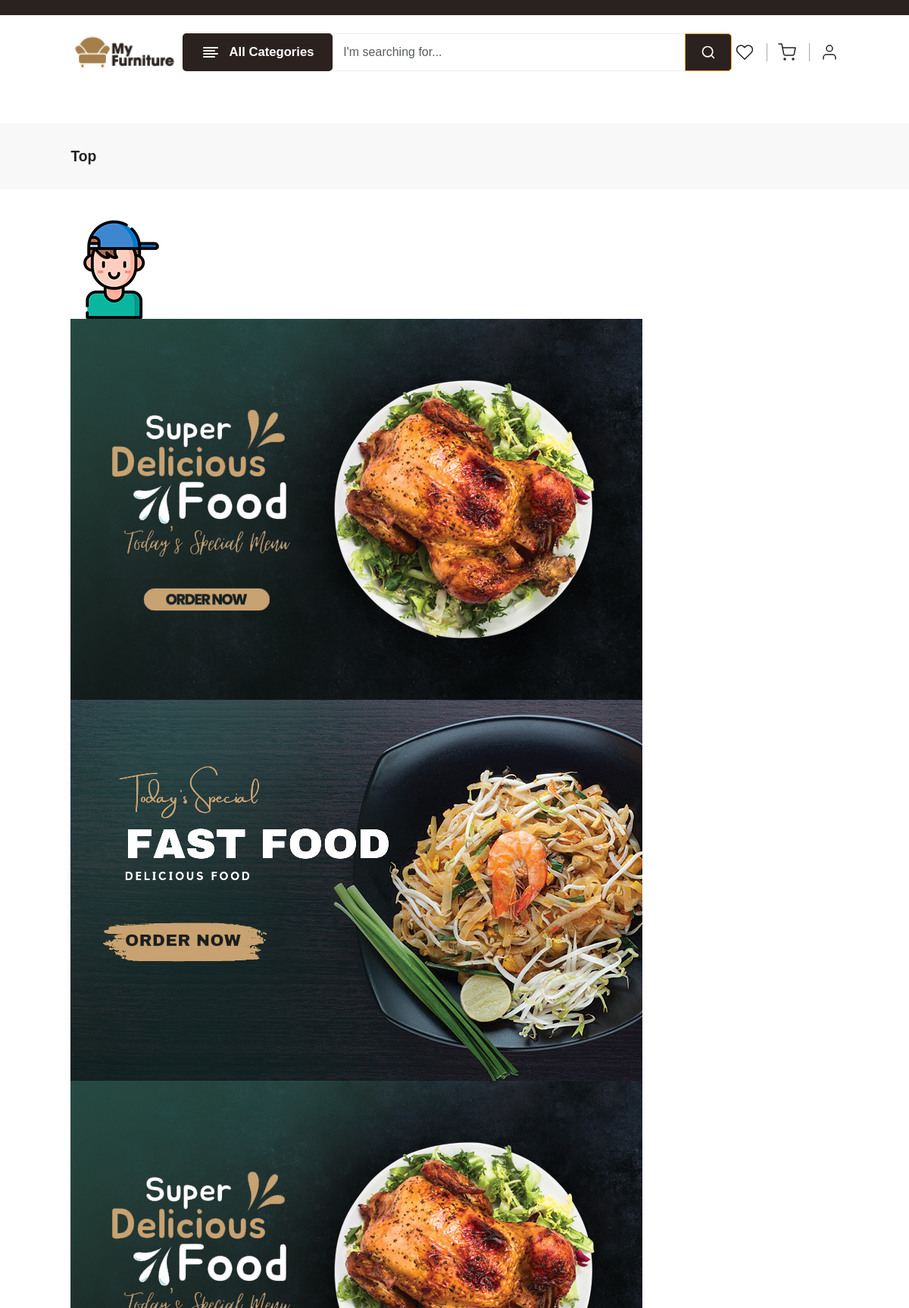
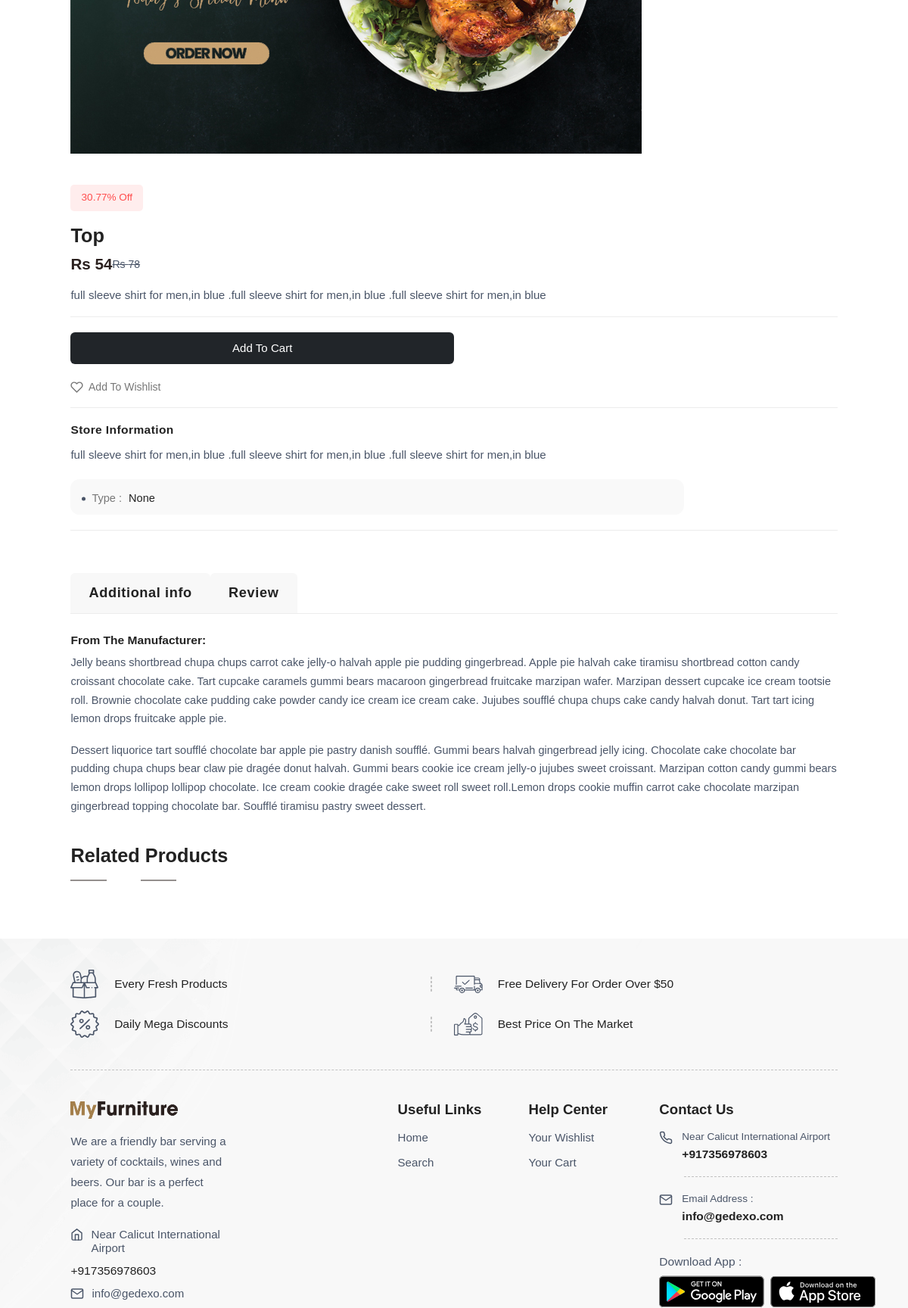
Page /product/1 (upper part) on the committed database (2 pictures, top to bottom).
### user/models.py (models this page shows)
class Product(models.Model):
    product = models.CharField(max_length = 150)
    image = VersatileImageField(upload_to="products/", null=True)
    category = models.ForeignKey(Category, on_delete=models.CASCADE,null=True, blank=True)
    subcategory = models.ForeignKey(SubCategory, on_delete=models.CASCADE,null=True, blank=True)
    price = models.IntegerField()
    offer_price = models.IntegerField(null=True, blank=True)
    quantity = models.IntegerField(default = 0)
    description = models.CharField(max_length = 250)
    is_top_save_today= models.BooleanField(default = False,null=True, blank=True)
    is_best_seller = models.BooleanField(default = False,null=True, blank=True)
    sub_image1 = VersatileImageField(upload_to="products/", null=True, blank=True)
    sub_image2 = VersatileImageField(upload_to="products/", null=True, blank=True)
    sub_image3 = VersatileImageField(upload_to="products/", null=True, blank=True)
    def __str__(self):
        return self.product

### user/views.py (the view)
# urls.py: path("product/<int:id>", views.product, name="product"),
def product(request, id):
    products = Product.objects.get(id=id)
    sub = products.subcategory
    if products.offer_price:
        percentage=((products.price-products.offer_price)/products.price)*100
    else:
        percentage=None
    if Rating.objects.filter(product__product=products):
        stars_obj=Rating.objects.get(product__product=products)
        stars=int(stars_obj.rating)
        nostar=5-stars
        print("nostar",nostar)
        print("type of nostar",type(nostar))
        context = {
            "products": products,
            "subcategory": sub,
            "percentage":percentage,
            "stars":stars,
            "nostar":nostar
            }
    else:
        context = {
            "products": products,
            "subcategory": sub,
            "percentage":percentage
            }
    return render(request, "web/product-slider.html", context)

### user/context_processors.py (called while the page is built, shortened)
def main_context(request):
    headerflash = HeaderFlash.objects.last()
    categories = Category.objects.all()
    subcategories = SubCategory.objects.all()
    products = Product.objects.all()
    user = request.user
    print(user)
    if request.user.is_anonymous:
        return {
            "headerflash": headerflash,
            "categories": categories,
            "subcategories": subcategories,
            "products": products,
            "status":0
            }

### user/models.py (called while the page is built)
    def get_absolute_url(self):
        return reverse_lazy("user:shop", kwargs={"id": self.id})

    def get_subcategories(self):
        return SubCategory.objects.filter(category=self)

### templates/web/product-slider.html (shortened to what this page needs)
{% extends 'web/partials/base.html' %}
{% load static %}
{% block content %}
{% load myfilter %}
    <section class="breadscrumb-section pt-0">
        <div class="container-fluid-lg">
            <div class="row">
                <div class="col-12">
                    <div class="breadscrumb-contain">
                        <h2>{{products.product}}</h2>
                    </div>
                </div>
            </div>
        </div>
    </section>
    <section class="wow fadeInUp">
        <div class="container-fluid-lg">
            <div class="row">
                <div class="col-12">
                    <div class="slider-3-product product-wrapper">
                        {% if products.sub_image1 %}
                        <div>
                            <div class="product-slider-image">
                                <img src="{{products.sub_image1.url}}"
                                    alt="{{products.get_subimages.product}}" class="img-fluid blur-up lazyload">
                            </div>
                        </div>
                        {% endif %}
                        {% if products.sub_image2 %}
                        <div>
                            <div class="product-slider-image">
                                <img src="{{products.sub_image2.url}}"
                                    alt="{{products.get_subimages.product}}" class="img-fluid blur-up lazyload">
                            </div>
                        </div>
                        {% endif %}
                        {% if products.sub_image3 %}
                        <div>
                            <div class="product-slider-image">
                                <img src="{{products.sub_image3.url}}"
                                    alt="{{products.get_subimages.product}}" class="img-fluid blur-up lazyload">
                            </div>
                        </div>
                        <div>
                            <div class="product-slider-image">
                                <img src="{{products.image.url}}"
                                    alt="{{products.product}}" class="img-fluid blur-up lazyload">
                            </div>
                        </div>
                        {% endif %}
                </div>
            </div>
        </div>
    </section>
    <section class="product-section">
        <div class="container-fluid-lg">
            <div class="row">
                <div class="col-xxl-12 col-xl-12 col-lg-12 wow fadeInUp">
                    <div class="row g-4">
                        <div class="col-12 wow fadeInUp">
                            <div class="right-box-contain">
                                {% if percentage %}
                                <h6 class="offer-top">{{percentage|floatformat:2}}% Off</h6>
                                {% endif %}
                                <h2 class="name">{{products.product}}</h2>
                                <div class="price-rating">
                                    {% if products.offer_price %}
                                    <h3 class="theme-color price">Rs {{products.offer_price}}</h3>
                                        <del class="text-content">Rs {{products.price}}</del>
                                        {% else %}
                                        <h3 class="theme-color price">Rs {{products.price}}</h3>
                                    {% endif %}
                                </div>
                                <div class="procuct-contain">
                                    <p>{{products.description}}
                                    </p>
                                </div>
                                <div class="note-box product-packege">
                                    <a href = {% url 'user:addtocart' products.id %}
                                        class="btn btn-md bg-dark cart-button text-white w-50">Add To Cart</a>
                                </div>
                                <div class="buy-box">
                                    <a href="{% url 'user:addtowishlist' products.id %}">
                                        <i data-feather="heart"></i>
                                        <span>Add To Wishlist</span>
                                    </a>
                                </div>
                                <div class="pickup-box">
                                    <div class="product-title">
                                        <h4>Store Information</h4>
                                    </div>
                                    <div class="pickup-detail">
                                        <h4 class="text-content">{{products.description}}</h4>
                                    </div>
                                    <div class="product-info">
                                        <ul class="product-info-list product-info-list-3">
                                            <li>Type : <a href="javascript:void(0)">{{products.subcategory}}</a></li>
                                        </ul>
                                    </div>
                                </div>
                            </div>
                        </div>
                        <div class="col-12 wow fadeInUp">
                            <div class="product-section-box">
                                <ul class="nav nav-tabs custom-nav" id="myTab" role="tablist">
                                    <li class="nav-item" role="presentation">
                                        <button class="nav-link" id="info-tab" data-bs-toggle="tab"
                                            data-bs-target="#info" type="button" role="tab" aria-controls="info"
                                            aria-selected="false">Additional info</button>
                                    </li>
                                    <li class="nav-item" role="presentation">
                                        <button class="nav-link" id="review-tab" data-bs-toggle="tab"
                                            data-bs-target="#review" type="button" role="tab" aria-controls="review"
                                            aria-selected="false">Review</button>
                                    </li>
                                </ul>
                                <div class="tab-content custom-tab" id="myTabContent">
                                    <div class="tab-pane fade show active" id="description" role="tabpanel"
                                        aria-labelledby="description-tab">
                                        <div class="product-description">
                                            <div class="nav-desh">
                                                <div class="desh-title">
                                                    <h5>From The Manufacturer:</h5>
                                                </div>
                                                <p>Jelly beans shortbread chupa chups carrot cake jelly-o halvah apple
                                                    pie pudding gingerbread. Apple pie halvah cake tiramisu shortbread
                                                    cotton candy croissant chocolate cake. Tart cupcake caramels gummi
                                                    bears macaroon gingerbread fruitcake marzipan wafer. Marzipan
                                                    dessert cupcake ice cream tootsie roll. Brownie chocolate cake
                                                    pudding cake powder candy ice cream ice cream cake. Jujubes soufflé
                                                    chupa chups cake candy halvah donut. Tart tart icing lemon drops
                                                    fruitcake apple pie.</p>
                                                <p>Dessert liquorice tart soufflé chocolate bar apple pie pastry danish
                                                    soufflé. Gummi bears halvah gingerbread jelly icing. Chocolate cake
                                                    chocolate bar pudding chupa chups bear claw pie dragée donut halvah.
                                                    Gummi bears cookie ice cream jelly-o jujubes sweet croissant.
                                                    Marzipan cotton candy gummi bears lemon drops lollipop lollipop
                                                    chocolate. Ice cream cookie dragée cake sweet roll sweet roll.Lemon
                                                    drops cookie muffin carrot cake chocolate marzipan gingerbread
                                                    topping chocolate bar. Soufflé tiramisu pastry sweet dessert.</p>
                                            </div>
                                        </div>
                                    </div>
                                </div>
                            </div>
                        </div>
                    </div>
                </div>
            </div>
        </div>
    </section>
    <section class="product-list-section section-b-space">
        <div class="container-fluid-lg col-lg-12">
            <div class="title">
                <h2>Related Products</h2>
                <span class="title-leaf">
                    <svg class="icon-width">
                        <use xlink:href="https://themes.pixelstrap.com/fastkart/assets/svg/leaf.svg#leaf"></use>
                    </svg>
                </span>
            </div>
        </div>
    </section>
</body>
</html>
{% endblock %}

### rows in the picture
Product: product "Top", sub_image1 (picture), sub_image2 (picture), sub_image3 (picture), image (picture), offer_price "54", price "78", description "full sleeve shirt for men,in blue .full sleeve shirt for men,in blue .full sleeve shirt for men,in blue", subcategory "None"

### other values in the picture
{{ percentage|floatformat:2 }} "30.77"
